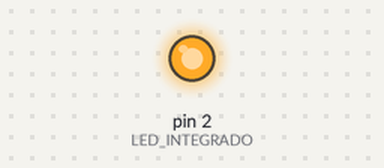
Recording of a sketch running on a simulated Arduino Uno, built with avr-gcc and run on an emulated ATmega328P. Shown: output pins drawn as LEDs (lit = HIGH).

Above: at 0.1 s.
Timing chart, 0 to 1.6 s (numbered marks = the images above):
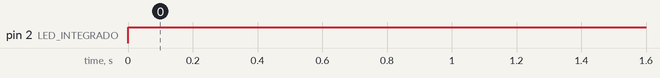

The sketch:

Ejercicio_1_Primera_Clase.ino
```cpp
/*
Seminario de Informatica y Telecomunicaciones
Clase 21/3 - Ejercicio 1

*/

#define LED_INTEGRADO 2

void setup() {

pinMode(LED_INTEGRADO, OUTPUT);

}

void loop() {

digitalWrite(LED_INTEGRADO, HIGH);

}
```

Measured:
- by itself, pin 2 (LED_INTEGRADO): LOW → HIGH at 0.00 s
